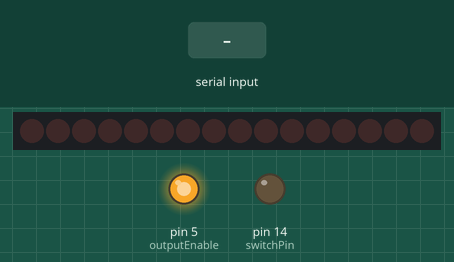
The sketch below on a simulated Arduino Uno, built with avr-gcc and run on an emulated ATmega328P. On the bench: 16 shift-register outputs drawn as a row of LEDs (first output left, lit = HIGH), output pins drawn as LEDs (lit = HIGH). The test bench sets the inputs (shaded band). Pins used as bus, display or sensor lines are not drawn.

Above: at 1.2 s.
1.3 s: "1" received over Serial
At 2.6 s:
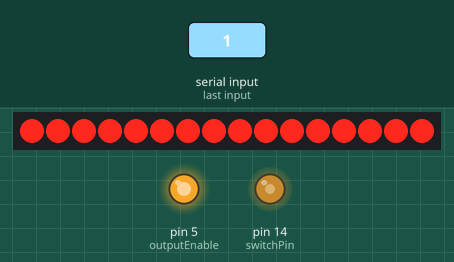
Timing chart, 0 to 4.3 s (numbered marks = the images above; inputs shaded):
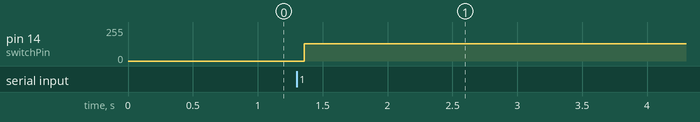

The sketch:

poVWord.ino
```cpp
// Purpose: To echo user-inputted characters to a 14-segment display.
// Reference: http://darcy.rsgc.on.ca/ACES/TEI3M/1920/Tasks.html#PoV
// Author: A. Goldman
// Date: Nov. 9, 2019
// Status: Working

#include <EEPROM.h>       // Includes the EEPROM library
uint8_t switchPin = 14;   // Assigns 14 as the switch pin
uint8_t clockPin = 13;    // Assigns 13 as the clock pin, SR 11
uint8_t dataPin = 11;     // Assigns 11 as the data pin, SR 14
uint8_t latchPin = 10;    // Assigns 10 as the latch pin, SR 12
uint8_t outputEnable = 5; // Assigns 5 as the output enable pin, SR 13
uint8_t letter1;          // Creates the variable for the first ASCII input
uint8_t letter2;          // Creates the variable for the second ASCII input
uint8_t brightness = 240; // Sets value for brightness of displays

void setup()
{
    Serial.begin(9600);                    // Initializes the serial monitor
    pinMode(switchPin, OUTPUT);            // Assigns switchPin as an output pin
    pinMode(clockPin, OUTPUT);             // Assigns clockPin as an output pin
    pinMode(dataPin, OUTPUT);              // Assigns dataPin as an output pin
    pinMode(latchPin, OUTPUT);             // Assigns latchPin as an output pin
    pinMode(outputEnable, OUTPUT);         // Assigns outputEnable as an output pin
    analogWrite(outputEnable, brightness); // Sets brightness of displys
}

void loop()
{
    while (!Serial.available()); // Waits until serial input available
    if (Serial.available() == 1)
    {                                 // If the first input is available,
        letter1 = Serial.read();      // Read it and assign to letter1
        constrain(letter1, 'A', 'z'); // Constrain as upper/lowercase letter
        delay(10);                    // Delay for 10 milliseconds
    }
    if (Serial.available() >= 1)
    {                                 // If the second input is available,
        letter2 = Serial.read();      // Read it and assign to letter2
        constrain(letter2, 'A', 'z'); // Contrain as upper/lowercase letter
        delay(10);                    // Delay for 10 milliseconds
    }
    if (letter1 >= 96 && letter1 <= 122)
    {                           // Converts lower to
        letter1 = letter1 - 32; // uppercase letter by subtracting 32
    }
    if (letter2 >= 96 && letter2 <= 122)
    {                           // Converts lower to
        letter2 = letter2 - 32; // uppercase letter by subtracting 32
    }
    while (1)
    {                                // Runs forever; while is always true
        digitalWrite(latchPin, LOW); // Latch pin low; begin to receive data

        shiftOut(dataPin, clockPin, LSBFIRST, EEPROM.read(letter1 + 26));
        shiftOut(dataPin, clockPin, LSBFIRST, EEPROM.read(letter1));
        digitalWrite(latchPin, HIGH); // After maps read from EEPROM, output
        digitalWrite(switchPin, LOW); // Turns current digit off, other on
        delay(1);                     // Delay for 1 millisecond
        digitalWrite(latchPin, LOW);  // Latch pin low; begin to receive data
        shiftOut(dataPin, clockPin, LSBFIRST, EEPROM.read(letter2 + 26));
        shiftOut(dataPin, clockPin, LSBFIRST, EEPROM.read(letter2));
        digitalWrite(latchPin, HIGH);  // After maps read from EEPROM, output
        digitalWrite(switchPin, HIGH); // Turns current digit off, other on
        delay(1);                      // Delay for 1 millisecond
    }
}
```

Measured:
- after the input at 1.3 s, pin 14 (switchPin): 0/255 → 130/255 after 0.06 s
